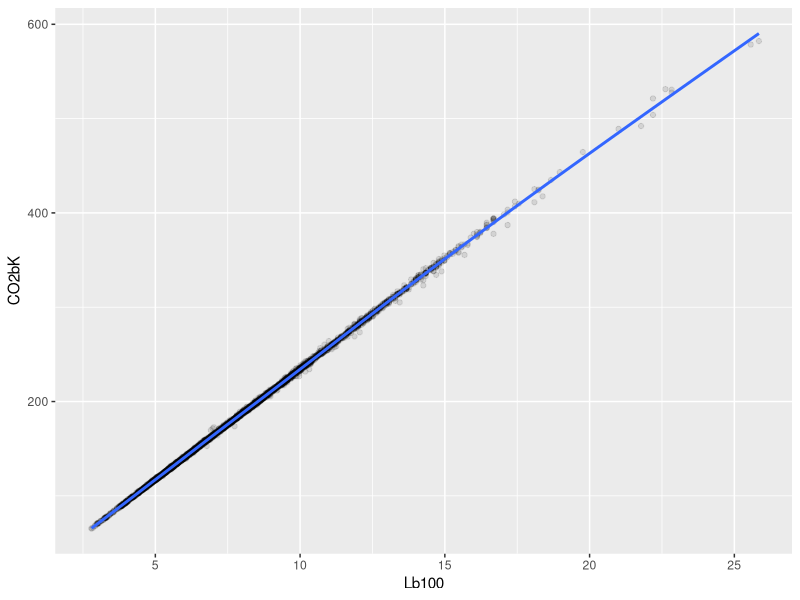
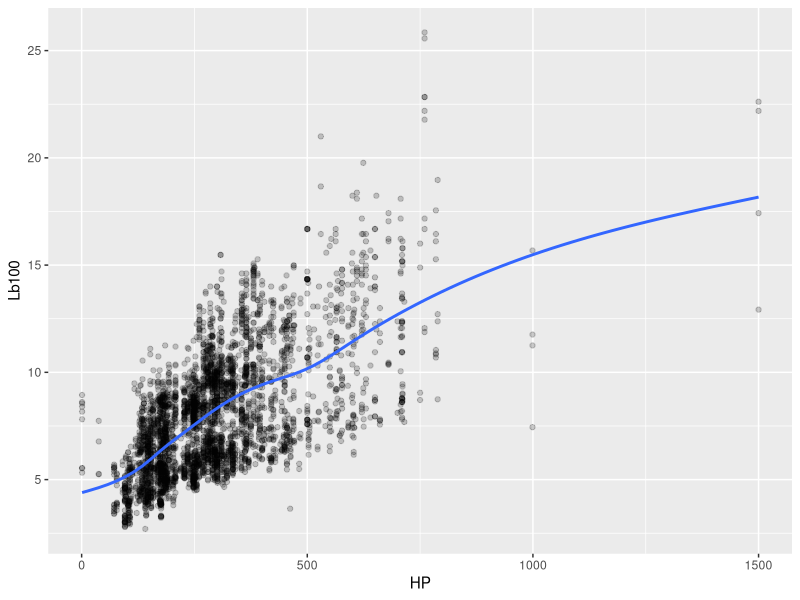
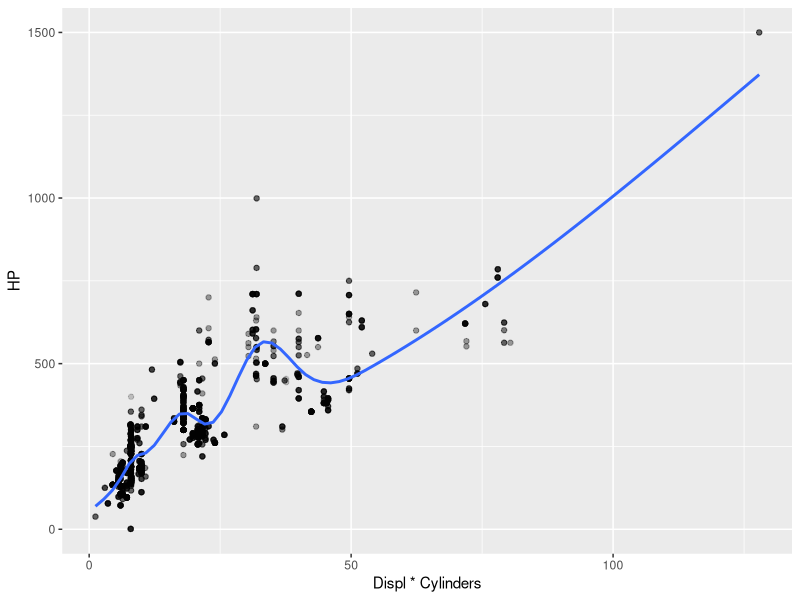
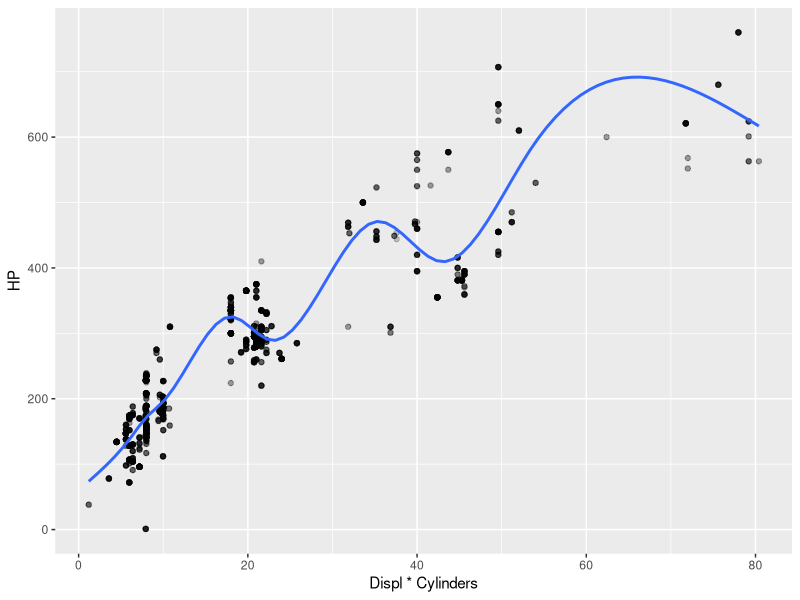
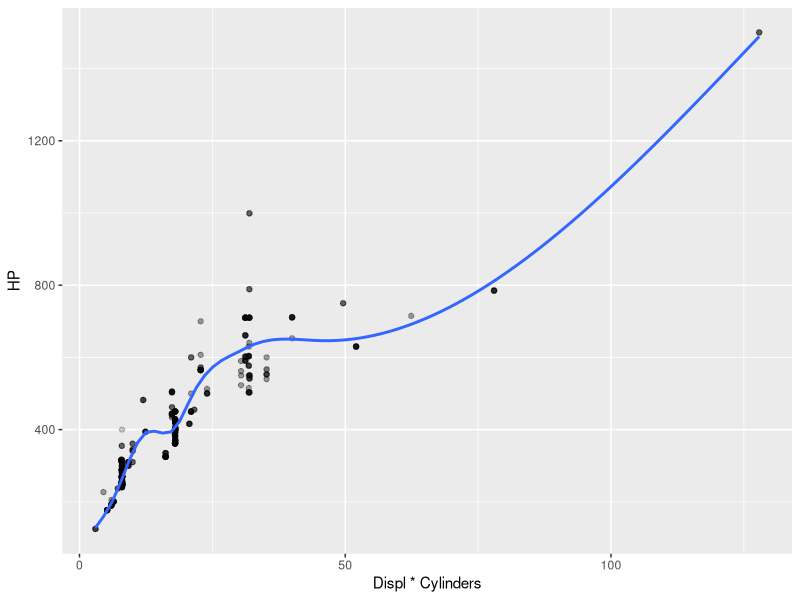
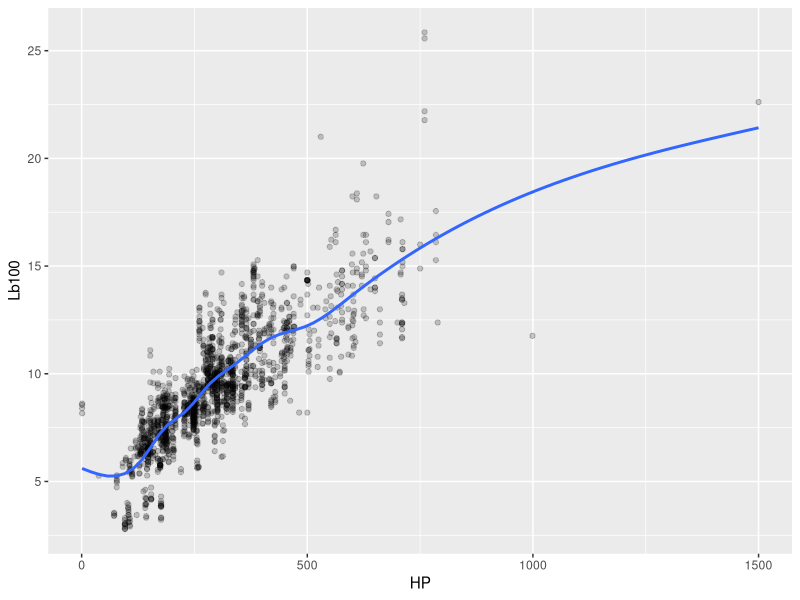
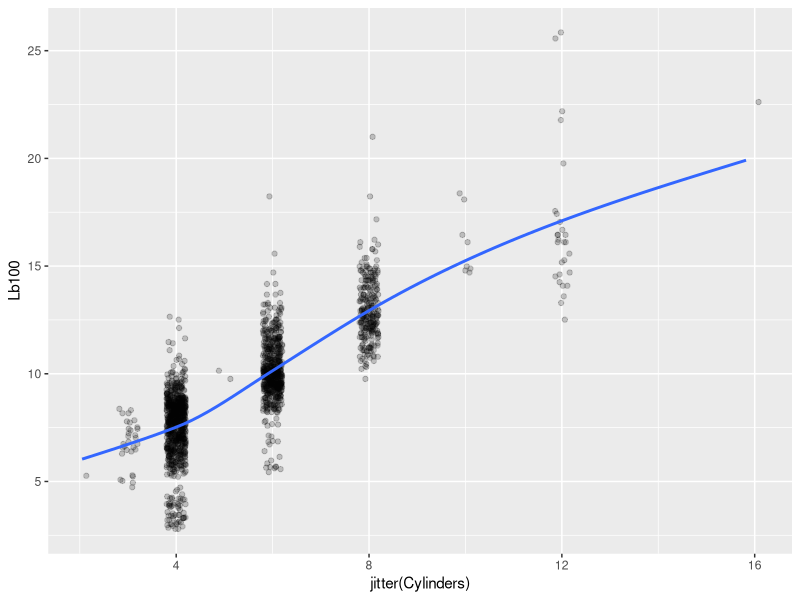
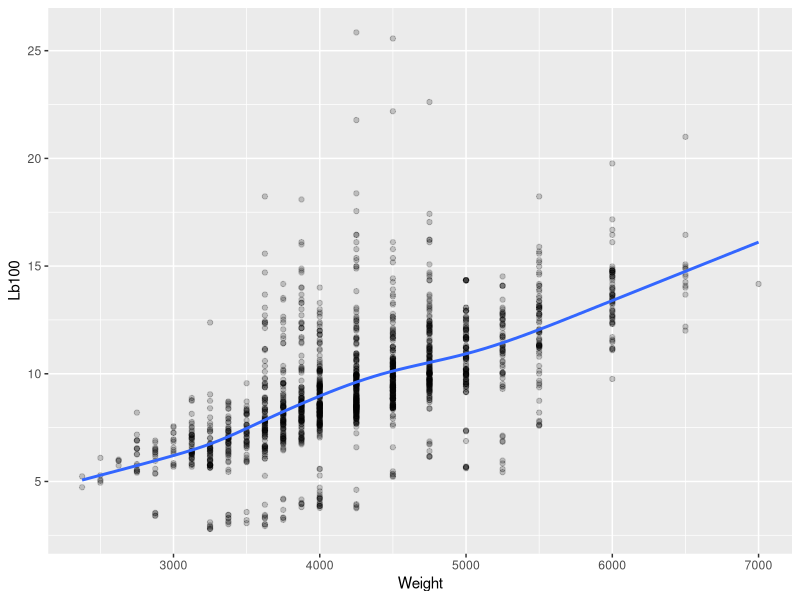

Write the R code that produced these figures, in order. (Note: this script raises an error after producing the figures.)
library(tidyverse)
library(ggplot2)
library(corrplot)
library(modelr)
rethink = read_csv("rethink.csv") #read the database

rethink = rethink %>% filter(Displ < 70 & MPG <100) #let's tide it up

rethink = rethink %>% mutate(KML = MPG*0.425144, CO2bK = CO2*0.621371, Lb100 = 100/KML) # add CO2 grams per kilometer and liters used by 100km

View (rethink)

ggplot(rethink %>% filter(Fuel == "Tier 2 Cert Gasoline"), aes(x = Lb100, y = CO2bK)) +
  geom_point(alpha = 0.1) +
  geom_smooth()


cor((rethink %>% filter (MPG > 0 & CO2 > 0 & Fuel == "Tier 2 Cert Gasoline"))$Lb100,
    (rethink %>% filter (MPG > 0 & CO2 > 0 & Fuel == "Tier 2 Cert Gasoline"))$CO2bK
    )

ggplot((rethink %>% filter(Displ > 0.1 & Fuel == "Tier 2 Cert Gasoline" )), aes(x = HP, y = Lb100)) +
  geom_point(alpha = 0.2) +
  geom_smooth(se=FALSE)

ggplot((rethink %>% filter(Displ > 0.1 & Cylinders > 0 & Fuel == "Tier 2 Cert Gasoline")), aes(x = Displ*Cylinders, y = HP)) +
  geom_point(alpha = 0.2) +
  geom_smooth(se=FALSE) #Good approx: HP = Displacement (Liters)* Cylinders * 10


ggplot((rethink %>% filter(Displ > 0.1 & Cylinders > 0 & Fuel == "Tier 2 Cert Gasoline" & HP/Displ < 120)), aes(x = Displ*Cylinders, y = HP)) +
  geom_point(alpha = 0.2) +
  geom_smooth(se=FALSE) #No turbo, function is apparently logarithmic

ggplot((rethink %>% filter(Displ > 0.1 & Cylinders > 0 & Fuel == "Tier 2 Cert Gasoline" & HP/Displ > 120)), aes(x = Displ*Cylinders, y = HP)) +
  geom_point(alpha = 0.2) +
  geom_smooth(se=FALSE) #Turbo only, function is initially logarithmic and after exponential (but just one)

ggplot((rethink %>% filter (Displ > 0.1 & Fuel == "Tier 2 Cert Gasoline"& Test == "FTP")), aes(x = HP, y = Lb100)) +
  geom_point(alpha = 0.2) +
  geom_smooth(se=FALSE)

ggplot((rethink %>% filter(Cylinders > 0 & Lb100 > 0 & Fuel == "Tier 2 Cert Gasoline" & Test == "FTP")), aes(x = jitter(Cylinders), y = Lb100)) +
  geom_point(alpha = 0.2) +
  geom_smooth(se=FALSE)

ggplot((rethink %>% filter(Displ > 0.1 & Fuel == "Tier 2 Cert Gasoline" & Test == "FTP")), aes(x = Weight, y = Lb100)) +
  geom_point(alpha = 0.2) +
  geom_smooth(se=FALSE)

ggplot((rethink %>% filter(Displ > 0.1 & Fuel == "Tier 2 Cert Gasoline" & Test == "FTP")), aes(x = Gears, y = Lb100)) +
  geom_point(alpha = 0.2) +
  geom_smooth(se=FALSE)

cor((rethink %>% filter(Cylinders > 0 & Fuel == "Tier 2 Cert Gasoline" & Test == "FTP"))$Cylinders,
    (rethink %>% filter(Cylinders > 0 & Fuel == "Tier 2 Cert Gasoline" & Test == "FTP"))$Lb100)

cor((rethink %>% filter(Cylinders > 0 & Fuel == "Tier 2 Cert Gasoline"))$Displ,
    (rethink %>% filter(Cylinders > 0 & Fuel == "Tier 2 Cert Gasoline"))$Lb100)

cor((rethink %>% filter(Cylinders > 0 & Fuel == "Tier 2 Cert Gasoline" & Test == "FTP"))$HP,
    (rethink %>% filter(Cylinders > 0 & Fuel == "Tier 2 Cert Gasoline" & Test == "FTP"))$Lb100)

cor((rethink %>% filter(Cylinders > 0 & Fuel == "Tier 2 Cert Gasoline" & Test == "FTP"))$Weight,
    (rethink %>% filter(Cylinders > 0 & Fuel == "Tier 2 Cert Gasoline" & Test == "FTP"))$Lb100)

cor((rethink %>% filter(Cylinders > 0 & Fuel == "Tier 2 Cert Gasoline" & Test == "FTP"))$Gears,
    (rethink %>% filter(Cylinders > 0 & Fuel == "Tier 2 Cert Gasoline" & Test == "FTP"))$Lb100)

######################TESTS#####################



ggplot((rethink %>% filter(Displ < 70 & Displ > 0.1 & Cylinders > 0 & Fuel == "Tier 2 Cert Gasoline" & HP/Displ < 120)), aes(x = Displ*Cylinders, y = HP)) +
  geom_point(alpha = 0.2) +
  geom_smooth(se=FALSE)

ggplot((rethink %>% filter(Displ < 70 & Displ > 0.1)), aes(x = HP, y = Displ)) +
  geom_point(alpha = 0.2) +
  geom_smooth(se=FALSE)

##important
ggplot((rethink %>% filter(Displ < 70 & Displ > 0.1 & Cylinders > 0 )), aes(x = HP, y = 1/MPG)) +
  geom_point(alpha = 0.15) +
  geom_smooth(se=FALSE)+
  ylim(0, 0.1)

ggplot((rethink %>% filter(Displ < 70 & Displ > 0.1 & Cylinders > 0 )), aes(y = HP/Displ, x = Displ/Cylinders)) +
  geom_point(alpha = 0.15) +
  geom_smooth(se=FALSE)

cor((rethink %>% filter(Displ < 70 & Displ > 0.1 & Cylinders > 0 & HP > 0 & CO2 > 0))$HP,
    (rethink %>% filter(Displ < 70 & Displ > 0.1 & Cylinders > 0 & HP > 0 & CO2 > 0))$CO2^2
)


cor((rethink %>% filter(Displ < 70 & Displ > 0.1 & HP < 200 & HP > 80 & Cylinders > 0))$Displ/
    (rethink %>% filter(Displ < 70 & Displ > 0.1 & HP < 200 & HP > 80 & Cylinders > 0))$Cylinders,
    (rethink %>% filter(Displ < 70 & Displ > 0.1 & HP < 200 & HP > 80 & Cylinders > 0))$HP/
    (rethink %>% filter(Displ < 70 & Displ > 0.1 & HP < 200 & HP > 80 & Cylinders > 0))$Displ
)

ggplot((rethink %>% filter(Test == "FTP")), aes(x = CO, y = CO2)) +
  geom_point(alpha = 0.2) +
  xlim(0, 1) +
  ylim(0, 1000) +
  geom_smooth(se=FALSE)

#ggplot ((rethink %>% group_by(Fuel)

ggplot((rethink), aes(x = Fuel, y = CO2)) +
  geom_boxplot()

cor((rethink %>% filter(Displ < 70 & Displ > 0.1))$Displ/Cylinders, (rethink %>% filter(Displ < 70 & Displ > 0.1))$HP/Displ)

cor((rethink %>% filter(Displ < 70 & Displ > 0.1 & Cylinders > 0))$HP/
    (rethink %>% filter(Displ < 70 & Displ > 0.1 & Cylinders > 0))$Displ,
    (rethink %>% filter(Displ < 70 & Displ > 0.1 & Cylinders > 0))$Displ/
    (rethink %>% filter(Displ < 70 & Displ > 0.1 & Cylinders > 0))$Cylinders)


cor((rethink %>% filter (MPG > 0 & CO2 > 0))$MPG, (rethink %>% filter (MPG > 0 & CO2 > 0))$CO2)
cor((rethink %>% filter (MPG > 0 & NOx > 0))$MPG, (rethink %>% filter (MPG > 0 & NOx > 0))$NOx)

cor((rethink %>% filter (NOx > 0 & CO > 0))$NOx, (rethink %>% filter (NOx > 0 & CO > 0))$CO)

cor(rethink$Cylinders, rethink$HP)

ggplot(data = rethink, mapping = aes(x = Displ, y = HP, color = Fuel)) +
  geom_point() + 
  geom_smooth(se = FALSE)

ggplot((rethink %>% filter(Displ < 70 & Displ > 0.1 & Fuel == "Tier 2 Cert Gasoline")), aes(x = Displ, y = Weight)) +
  geom_point(alpha = 0.2) +
  geom_smooth(se=FALSE)
